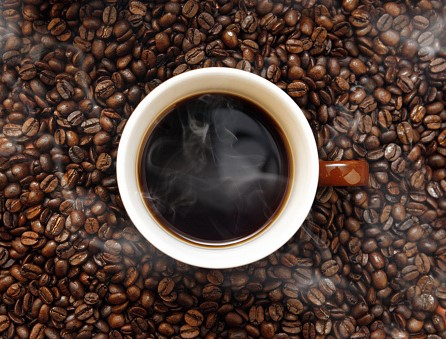
#> input picture Americano.jpg, 446 x 339 px
$ python imageforge.py
#> lines starting #> are read from the running program, lines starting #| are printed output that depends on the picture
#> the answer given: Americano.jpg
#> the answer given: 3
#> the answer given: 100
#> the answer given: 100
from PIL import Image, ImageChops, ImageEnhance, ImageDraw

def ela_analysis(image_path, quality=90):
#> called with image_path = 'Americano.jpg', quality = 90
    try:
        # Load the original image
        original_image = Image.open(image_path)
#> original_image is the input picture: PIL image 446x339 RGB; mean R, G, B 84.8, 64.1, 55.6
        original_image.save("temp.jpg", "JPEG", quality=quality)
        temp_image = Image.open("temp.jpg")

        # Adjust brightness and contrast for clarity
        original_image = ImageEnhance.Brightness(original_image).enhance(1.5)
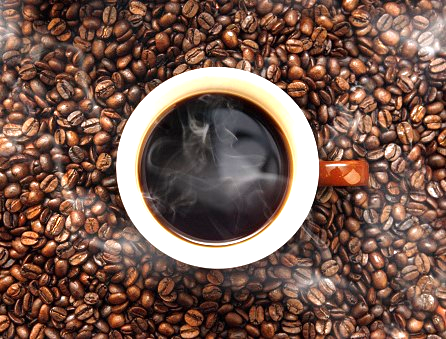
#> original_image: PIL image 446x339 RGB; mean R, G, B 119, 89.2, 77.3
        original_image = ImageEnhance.Contrast(original_image).enhance(1.5)
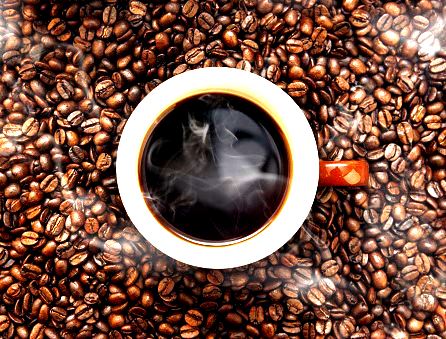
#> original_image: PIL image 446x339 RGB; mean R, G, B 121.1, 82.9, 68.3

        # Compute the Error Level Analysis (ELA) image
        ela_image = ImageChops.difference(temp_image, original_image)
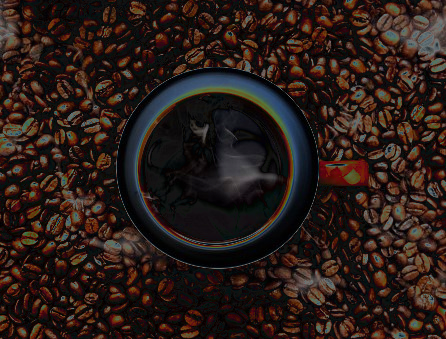
#> ela_image: PIL image 446x339 RGB; mean R, G, B 42.3, 28.3, 23.8
        extrema = ela_image.getextrema()
#> extrema = ((0, 127), (0, 122), (0, 130))
        max_diff = max([ex[1] for ex in extrema])
#> max_diff = 130
        scale = 255.0 / max_diff if max_diff != 0 else 1
#> scale = 1.96

        # Enhance the ELA image brightness for visibility
        ela_image = ImageEnhance.Brightness(ela_image).enhance(scale)
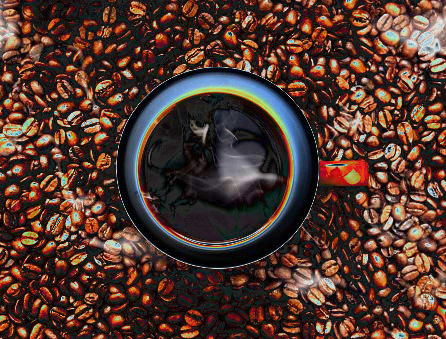
#> ela_image: PIL image 446x339 RGB; mean R, G, B 82.4, 55, 46.1
        return ela_image
    except Exception as e:
        print("Error performing ELA analysis:", str(e))
        return None

def forgery_detection(image_path, output_ela_path, output_marked_path, block_size=16, threshold=30):
    ela_image = ela_analysis(image_path)

    if ela_image is not None:
        # Save the ELA image
        ela_image.save(output_ela_path)
        print(f"ELA image saved at: {output_ela_path}")

        # Create a copy of the ELA image for marking suspicious blocks
        marked_image = ela_image.convert("RGB")
        draw = ImageDraw.Draw(marked_image)

        width, height = ela_image.size
#> width = 446; height = 339
        detected = False

        # Analyze blocks for potential forgery
        for x in range(0, width, block_size):
            for y in range(0, height, block_size):
                block = ela_image.crop((x, y, x + block_size, y + block_size))
                extrema = block.getextrema()
                max_diff = max([ex[1] for ex in extrema])

                # Mark the block if it exceeds the threshold
                if max_diff > threshold:
                    detected = True
                    draw.rectangle([(x, y), (x + block_size, y + block_size)], outline="red", width=2)

        if detected:
            marked_image.save(output_marked_path)
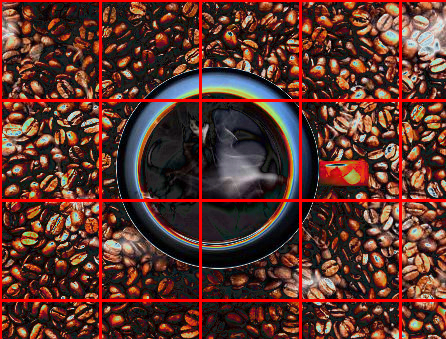
#> saved as marked_output.jpg: PIL image 446x339 RGB; mean R, G, B 93.5, 51.6, 43.2
            print(f"Suspicious areas marked and saved at: {output_marked_path}")
        else:
            print("No significant forgeries detected.")

if __name__ == "__main__":
    # User inputs
    image_path = input("Enter the path of the image to analyze: ")
    output_ela_path = "ela_output.jpg"
    output_marked_path = "marked_output.jpg"
    quality = int(input("Enter JPEG quality for ELA analysis (default is 90): ") or "90")
    block_size = int(input("Enter block size for forgery analysis (default is 16): ") or "16")
    threshold = int(input("Enter detection threshold (default is 30): ") or "30")

    # Run the forgery detection
    forgery_detection(image_path, output_ela_path, output_marked_path, block_size, threshold)

$ run again, on Cold Brew.jpg
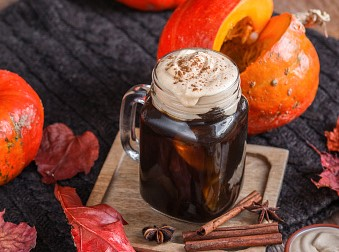
#> input picture Cold Brew.jpg, 339 x 252 px
#> in ela_analysis, original_image is the input picture: PIL image 339x252 RGB; mean R, G, B 117.5, 69.9, 56.2
#> in ela_analysis, `ela_image = ImageChops.difference(temp_image, original_image)`:
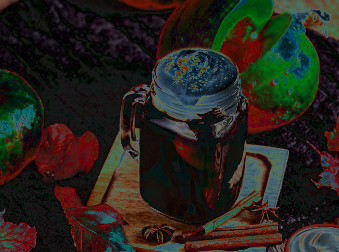
#> ela_image: PIL image 339x252 RGB; mean R, G, B 39.1, 35.6, 29
#> extrema = ((0, 126), (0, 122), (0, 126))
#> max_diff = 126
#> scale = 2.02
#> in forgery_detection, `marked_image.save(output_marked_path)`:
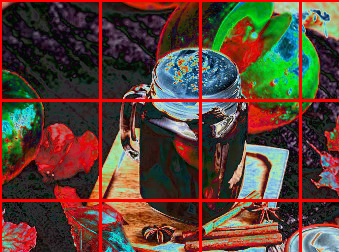
#> saved as marked_output.jpg: PIL image 339x252 RGB; mean R, G, B 90.5, 67, 54.5

$ run again, on Espresso Macchiato.jpg
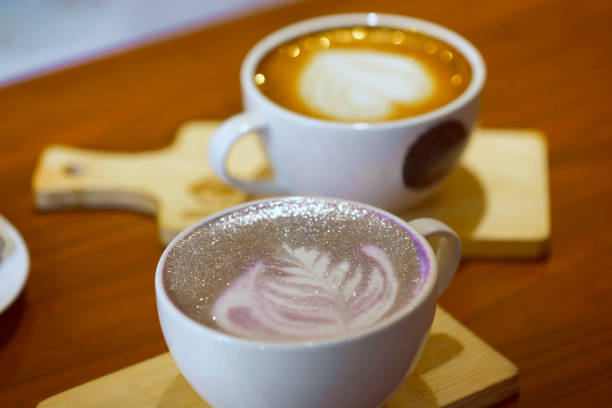
#> input picture Espresso Macchiato.jpg, 612 x 408 px
#> in ela_analysis, original_image is the input picture: PIL image 612x408 RGB; mean R, G, B 151.2, 114.8, 76.2
#> in ela_analysis, `ela_image = ImageChops.difference(temp_image, original_image)`:
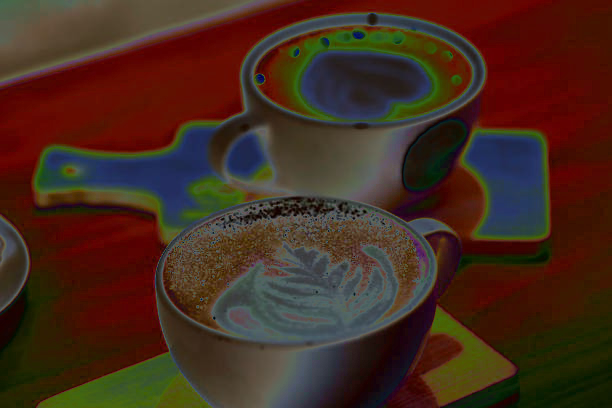
#> ela_image: PIL image 612x408 RGB; mean R, G, B 68.4, 43, 30.3
#> extrema = ((0, 117), (0, 108), (0, 127))
#> max_diff = 127
#> scale = 2.01
#> in forgery_detection, `marked_image.save(output_marked_path)`:
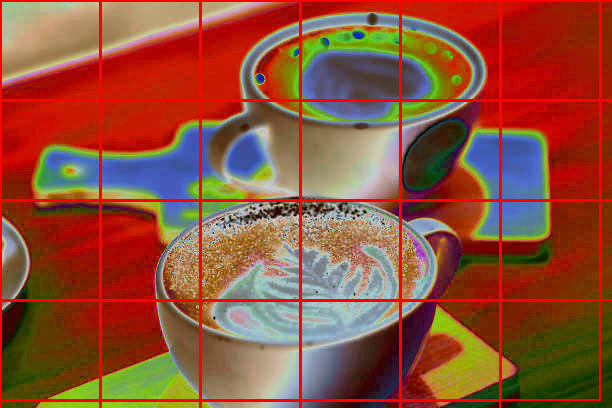
#> saved as marked_output.jpg: PIL image 612x408 RGB; mean R, G, B 144.3, 80.4, 56.8

$ run again, on Esspresso.jpg
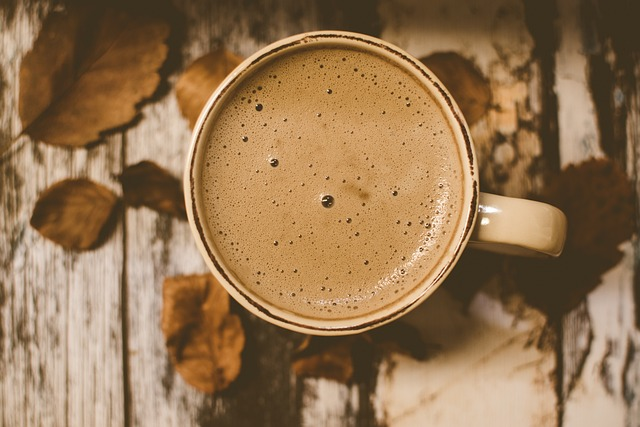
#> input picture Esspresso.jpg, 640 x 427 px
#> in ela_analysis, original_image is the input picture: PIL image 640x427 RGB; mean R, G, B 148.8, 116.8, 81.7
#> in ela_analysis, `ela_image = ImageChops.difference(temp_image, original_image)`:
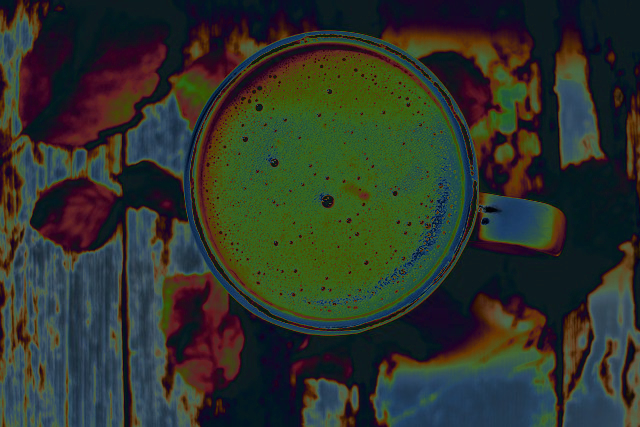
#> ela_image: PIL image 640x427 RGB; mean R, G, B 46.4, 52.4, 43.1
#> extrema = ((0, 114), (0, 110), (0, 114))
#> max_diff = 114
#> scale = 2.24
#> in forgery_detection, `marked_image.save(output_marked_path)`:
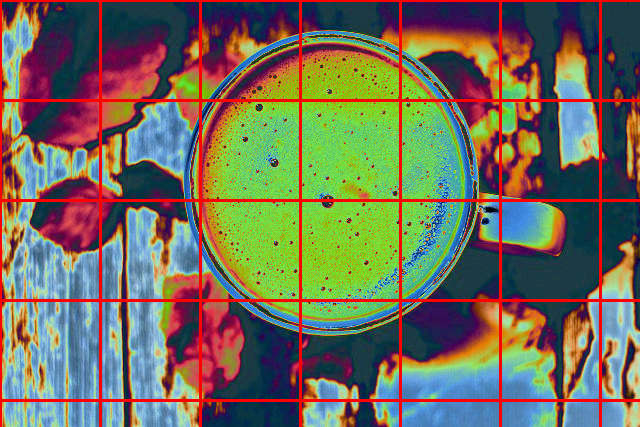
#> saved as marked_output.jpg: PIL image 640x427 RGB; mean R, G, B 113.2, 109.7, 89.8
